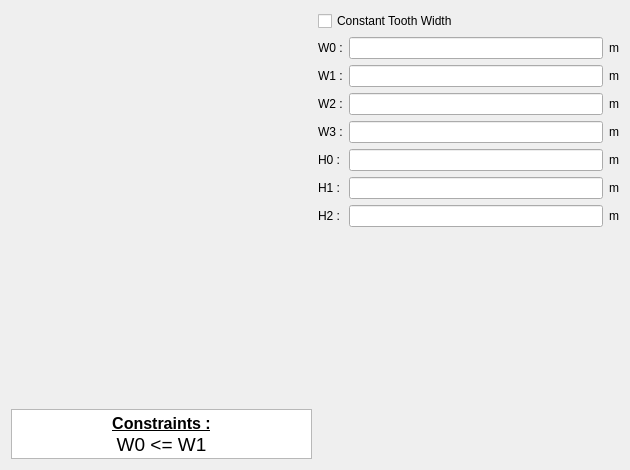
<?xml version="1.0" encoding="UTF-8"?>
<ui version="4.0">
 <class>PWSlot23</class>
 <widget class="QWidget" name="PWSlot23">
  <property name="geometry">
   <rect>
    <x>0</x>
    <y>0</y>
    <width>630</width>
    <height>470</height>
   </rect>
  </property>
  <property name="minimumSize">
   <size>
    <width>630</width>
    <height>470</height>
   </size>
  </property>
  <property name="maximumSize">
   <size>
    <width>16777215</width>
    <height>16777215</height>
   </size>
  </property>
  <property name="windowTitle">
   <string>Form</string>
  </property>
  <layout class="QHBoxLayout" name="horizontalLayout">
   <item>
    <layout class="QVBoxLayout" name="verticalLayout_2">
     <item>
      <widget class="QLabel" name="img_slot">
       <property name="sizePolicy">
        <sizepolicy hsizetype="Expanding" vsizetype="Expanding">
         <horstretch>0</horstretch>
         <verstretch>0</verstretch>
        </sizepolicy>
       </property>
       <property name="maximumSize">
        <size>
         <width>16777215</width>
         <height>16777215</height>
        </size>
       </property>
       <property name="text">
        <string/>
       </property>
       <property name="pixmap">
        <pixmap resource="../../../../Resources/pyleecan.qrc">:/images/images/MachineSetup/WSlot/Slot 23.PNG</pixmap>
       </property>
       <property name="scaledContents">
        <bool>true</bool>
       </property>
      </widget>
     </item>
     <item>
      <widget class="QTextEdit" name="txt_constraint">
       <property name="sizePolicy">
        <sizepolicy hsizetype="Expanding" vsizetype="Fixed">
         <horstretch>0</horstretch>
         <verstretch>0</verstretch>
        </sizepolicy>
       </property>
       <property name="maximumSize">
        <size>
         <width>16777215</width>
         <height>50</height>
        </size>
       </property>
       <property name="verticalScrollBarPolicy">
        <enum>Qt::ScrollBarAlwaysOff</enum>
       </property>
       <property name="html">
        <string>&lt;!DOCTYPE HTML PUBLIC &quot;-//W3C//DTD HTML 4.0//EN&quot; &quot;http://www.w3.org/TR/REC-html40/strict.dtd&quot;&gt;
&lt;html&gt;&lt;head&gt;&lt;meta name=&quot;qrichtext&quot; content=&quot;1&quot; /&gt;&lt;style type=&quot;text/css&quot;&gt;
p, li { white-space: pre-wrap; }
&lt;/style&gt;&lt;/head&gt;&lt;body style=&quot; font-family:'MS Shell Dlg 2'; font-size:7.8pt; font-weight:400; font-style:normal;&quot;&gt;
&lt;p align=&quot;center&quot; style=&quot; margin-top:0px; margin-bottom:0px; margin-left:0px; margin-right:0px; -qt-block-indent:0; text-indent:0px;&quot;&gt;&lt;span style=&quot; font-size:12pt; font-weight:600; text-decoration: underline;&quot;&gt;Constraints :&lt;/span&gt;&lt;/p&gt;
&lt;p align=&quot;center&quot; style=&quot; margin-top:0px; margin-bottom:0px; margin-left:0px; margin-right:0px; -qt-block-indent:0; text-indent:0px;&quot;&gt;&lt;span style=&quot; font-size:14pt;&quot;&gt;W0 &amp;lt;= W1&lt;/span&gt;&lt;/p&gt;&lt;/body&gt;&lt;/html&gt;</string>
       </property>
       <property name="textInteractionFlags">
        <set>Qt::TextSelectableByKeyboard|Qt::TextSelectableByMouse</set>
       </property>
      </widget>
     </item>
    </layout>
   </item>
   <item>
    <layout class="QVBoxLayout" name="verticalLayout">
     <item>
      <widget class="QCheckBox" name="is_cst_tooth">
       <property name="text">
        <string>Constant Tooth Width</string>
       </property>
      </widget>
     </item>
     <item>
      <layout class="QGridLayout" name="gridLayout">
       <item row="0" column="0">
        <widget class="QLabel" name="in_W0">
         <property name="text">
          <string>W0 :</string>
         </property>
        </widget>
       </item>
       <item row="0" column="1">
        <widget class="FloatEdit" name="lf_W0"/>
       </item>
       <item row="0" column="2">
        <widget class="QLabel" name="unit_W0">
         <property name="text">
          <string>m</string>
         </property>
        </widget>
       </item>
       <item row="1" column="0">
        <widget class="QLabel" name="in_W1">
         <property name="text">
          <string>W1 :</string>
         </property>
        </widget>
       </item>
       <item row="1" column="1">
        <widget class="FloatEdit" name="lf_W1"/>
       </item>
       <item row="1" column="2">
        <widget class="QLabel" name="unit_W1">
         <property name="text">
          <string>m</string>
         </property>
        </widget>
       </item>
       <item row="2" column="0">
        <widget class="QLabel" name="in_W2">
         <property name="text">
          <string>W2 :</string>
         </property>
        </widget>
       </item>
       <item row="2" column="1">
        <widget class="FloatEdit" name="lf_W2"/>
       </item>
       <item row="2" column="2">
        <widget class="QLabel" name="unit_W2">
         <property name="text">
          <string>m</string>
         </property>
        </widget>
       </item>
       <item row="3" column="0">
        <widget class="QLabel" name="in_W3">
         <property name="text">
          <string>W3 :</string>
         </property>
        </widget>
       </item>
       <item row="3" column="1">
        <widget class="FloatEdit" name="lf_W3"/>
       </item>
       <item row="3" column="2">
        <widget class="QLabel" name="unit_W3">
         <property name="text">
          <string>m</string>
         </property>
        </widget>
       </item>
       <item row="4" column="0">
        <widget class="QLabel" name="in_H0">
         <property name="text">
          <string>H0 :</string>
         </property>
        </widget>
       </item>
       <item row="4" column="1">
        <widget class="FloatEdit" name="lf_H0"/>
       </item>
       <item row="4" column="2">
        <widget class="QLabel" name="unit_H0">
         <property name="text">
          <string>m</string>
         </property>
        </widget>
       </item>
       <item row="5" column="0">
        <widget class="QLabel" name="in_H1">
         <property name="text">
          <string>H1 :</string>
         </property>
        </widget>
       </item>
       <item row="5" column="1">
        <widget class="FloatEdit" name="lf_H1"/>
       </item>
       <item row="6" column="0">
        <widget class="QLabel" name="in_H2">
         <property name="text">
          <string>H2 :</string>
         </property>
        </widget>
       </item>
       <item row="6" column="1">
        <widget class="FloatEdit" name="lf_H2"/>
       </item>
       <item row="6" column="2">
        <widget class="QLabel" name="unit_H2">
         <property name="text">
          <string>m</string>
         </property>
        </widget>
       </item>
       <item row="5" column="2">
        <widget class="QLabel" name="unit_H1">
         <property name="text">
          <string>m</string>
         </property>
        </widget>
       </item>
      </layout>
     </item>
     <item>
      <widget class="WWSlotOut" name="w_out" native="true"/>
     </item>
    </layout>
   </item>
  </layout>
 </widget>
 <customwidgets>
  <customwidget>
   <class>FloatEdit</class>
   <extends>QLineEdit</extends>
   <header>pyleecan.GUI/Tools/FloatEdit.h</header>
  </customwidget>
  <customwidget>
   <class>WWSlotOut</class>
   <extends>QWidget</extends>
   <header>pyleecan.GUI.Dialog.DMachineSetup.SWSlot.WWSlotOut.WWSlotOut.h</header>
   <container>1</container>
  </customwidget>
 </customwidgets>
 <tabstops>
  <tabstop>is_cst_tooth</tabstop>
  <tabstop>lf_W0</tabstop>
  <tabstop>lf_W1</tabstop>
  <tabstop>lf_W2</tabstop>
  <tabstop>lf_W3</tabstop>
  <tabstop>lf_H0</tabstop>
  <tabstop>lf_H1</tabstop>
  <tabstop>lf_H2</tabstop>
  <tabstop>txt_constraint</tabstop>
 </tabstops>
 <resources>
  <include location="../../../../Resources/pyleecan.qrc"/>
  <include location="../../../../Resources/pyleecan.qrc"/>
 </resources>
 <connections/>
</ui>
